Frame 1 (no input): blank canvas, image omitted
Frame 60 (no input): blank canvas, image omitted
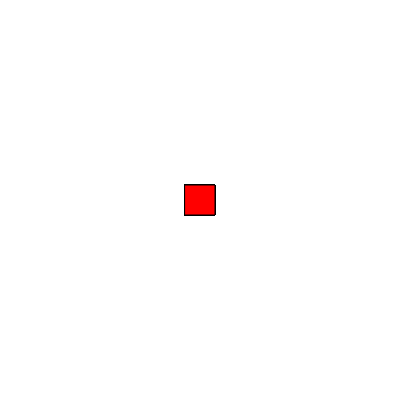
Frame 120 (the mouse pressed at the canvas centre since frame 60)

The p5.js sketch whose frames 1 and 60 were blank and that drew this single picture after the mouse press (run headless with seeded random() and noise() and a simulated clock; from frame 60 on, the mouse is pressed at the canvas centre):

// p5.js sketch
// ── sketch.js
function setup() {
  createCanvas(400, 400);
  background("white");
}

function draw() {
  stroke("black")
  fill("red")
  if(mouseIsPressed) {
    rect(mouseX-15, mouseY-15, 30, 30);
  }
}
